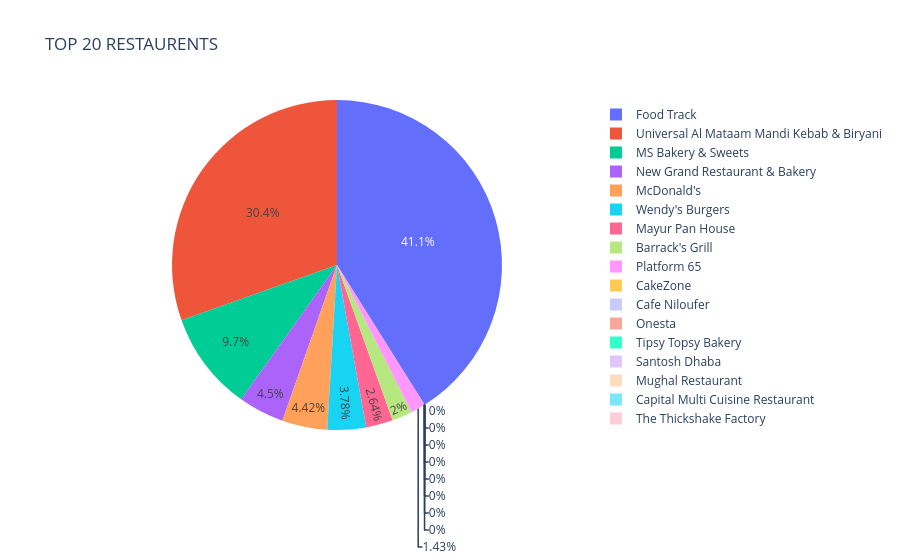

Notebook code cell kept with this figure:
### Code cell
px.pie(values=df.loc[var,"Votes"],names=df.loc[var,"Restaurant Name"],title="TOP 20 RESTAURENTS")

### Figure 1 — Plotly figure (JSON) as saved in the notebook; plotly's stock layout.template omitted (floating-point values rounded to 4 significant figures)
{"data": [{"domain": {"x": [0, 1], "y": [0, 1]}, "hovertemplate": "label=%{label}<br>value=%{value}<extra></extra>", "labels": ["CakeZone", "CakeZone", "Barrack's Grill", "Barrack's Grill", "Cafe Niloufer", "Cafe Niloufer", "Cafe Niloufer", "Wendy's Burgers", "Wendy's Burgers", "Onesta", "Onesta", "Tipsy Topsy Bakery", "Tipsy Topsy Bakery", "Santosh Dhaba", "Santosh Dhaba", "Mughal Restaurant", "Mughal Restaurant", "Mayur Pan House", "Mayur Pan House", "Capital Multi Cuisine Restaurant", "Capital Multi Cuisine Restaurant", "McDonald's", "McDonald's", "McDonald's", "McDonald's", "New Grand Restaurant & Bakery", "New Grand Restaurant & Bakery", "New Grand Restaurant & Bakery", "New Grand Restaurant & Bakery", "New Grand Restaurant & Bakery", "New Grand Restaurant & Bakery", "New Grand Restaurant & Bakery", "New Grand Restaurant & Bakery", "MS Bakery & Sweets", "MS Bakery & Sweets", "MS Bakery & Sweets", "MS Bakery & Sweets", "MS Bakery & Sweets", "MS Bakery & Sweets", "Food Track", "Food Track", "Food Track", "Food Track", "Food Track", "Food Track", "Food Track", "Food Track", "Platform 65", "Platform 65", "Platform 65", "Platform 65", "Platform 65", "Platform 65", "Platform 65", "Platform 65", "Platform 65", "Platform 65", "Platform 65", "Platform 65", "Platform 65", "Platform 65", "Platform 65", "Platform 65", "Platform 65", "Platform 65", "Platform 65", "Platform 65", "Platform 65", "Platform 65", "Platform 65", "Platform 65", "Platform 65", "Platform 65", "Platform 65", "Platform 65", "Platform 65", "Platform 65", "Platform 65", "Platform 65", "The Thickshake Factory", "The Thickshake Factory", "The Thickshake Factory", "The Thickshake Factory", "The Thickshake Factory", "The Thickshake Factory", "Universal Al Mataam Mandi Kebab & Biryani", "Universal Al Mataam Mandi Kebab & Biryani", "Universal Al Mataam Mandi Kebab & Biryani", "Universal Al Mataam Mandi Kebab & Biryani", "Universal Al Mataam Mandi Kebab & Biryani", "Universal Al Mataam Mandi Kebab & Biryani", "Universal Al Mataam Mandi Kebab & Biryani", "Universal Al Mataam Mandi Kebab & Biryani", "Universal Al Mataam Mandi Kebab & Biryani", "Universal Al Mataam Mandi Kebab & Biryani", "Universal Al Mataam Mandi Kebab & Biryani", "Universal Al Mataam Mandi Kebab & Biryani", "Universal Al Mataam Mandi Kebab & Biryani", "Universal Al Mataam Mandi Kebab & Biryani", "Universal Al Mataam Mandi Kebab & Biryani"], "legendgroup": "", "name": "", "showlegend": true, "type": "pie", "values": [0, 0, 28, 28, 0, 0, 0, 53, 53, 0, 0, 0, 0, 0, 0, 0, 0, 37, 37, 0, 0, 52, 52, 10, 10, 0, 0, 7, 7, 56, 56, 0, 0, 104, 104, 32, 32, 0, 0, 119, 119, 55, 55, 100, 100, 302, 302, 0, 0, 0, 0, 0, 0, 0, 0, 0, 0, 0, 0, 6, 6, 0, 0, 0, 0, 0, 0, 0, 0, 0, 0, 7, 7, 7, 7, 0, 0, 0, 0, 0, 0, 0, 0, 0, 0, 0, 0, 7, 7, 0, 0, 0, 0, 0, 0, 384, 384, 27, 22, 22]}], "layout": {"legend": {"tracegroupgap": 0}, "title": {"text": "TOP 20 RESTAURENTS"}}}
